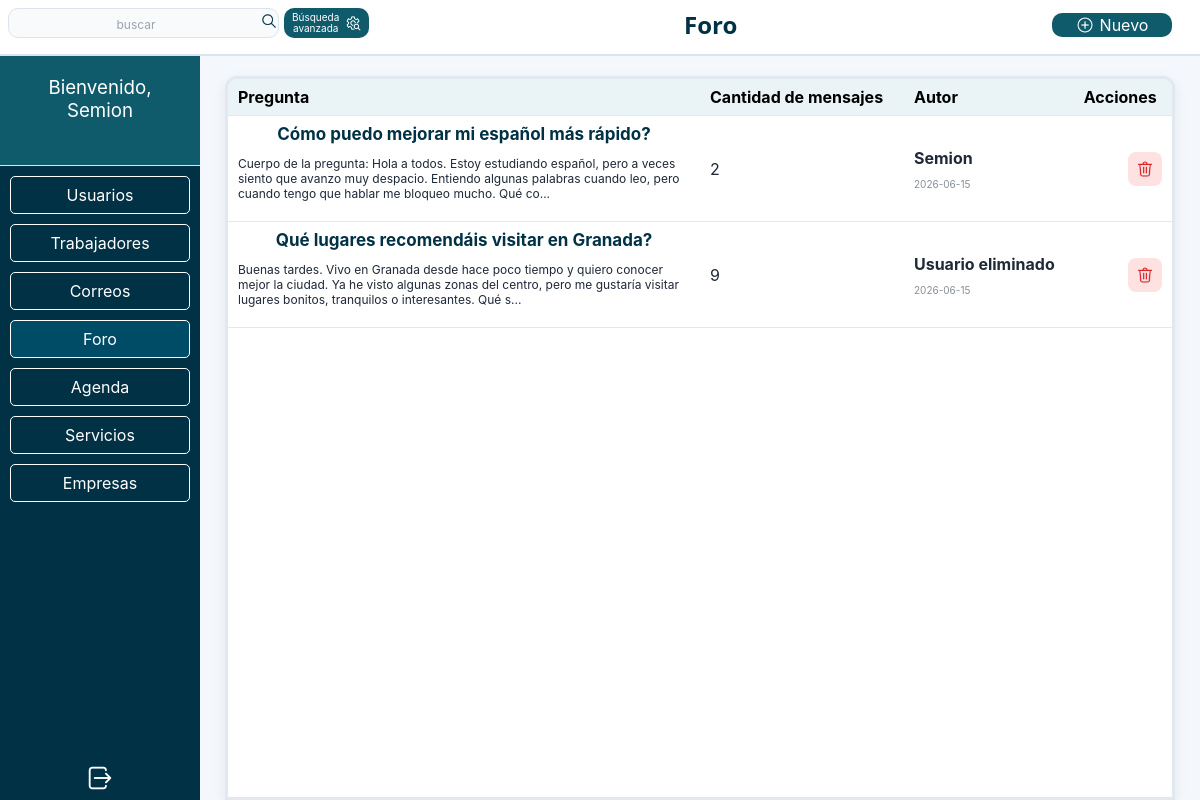
The page /foro/foro.php (signed in) on the database its author committed.
### tables this page shows
CREATE TABLE `preguntas` (
  `id_pregunta` int(11) NOT NULL,
  `id_usuario` int(11) DEFAULT NULL,
  `titulo` varchar(255) NOT NULL,
  `pregunta` text NOT NULL,
  `fecha` date NOT NULL
);

CREATE TABLE `usuarios` (
  `id_usuario` int(11) NOT NULL,
  `nombre` varchar(50) NOT NULL,
  `user` varchar(30) NOT NULL,
  `password` varchar(30) NOT NULL
);

### foro/foro_tabla.php (the view)
<div class="main_table">
  <table class="foro_table">
    <tr>
      <th>Pregunta</th>
      <th>Cantidad de mensajes</th>
      <th>Autor</th>
      <th>Acciones</th>
    </tr>
    <?php
  while ($fila = $res->fetch()) { ?>
    <tr data-id= <?= $fila['id_pregunta'] ?>>
      <td class="foro_titulo_pregunta">
        <form action="" method="post" class="mostrar_mas_pregunta">
          <button type="submit" name="mostrar_mas" value="<?=$fila['id_pregunta'] ?>"><span class="foro_titulo"><?= $fila['titulo']?></span></button>
        </form>
        <p class="foro_pregunta"><?= $fila['pregunta_corto'] ?></p>
      </td>
      <td><?= $fila['cantidad_respuestas'] ?></td>
      <td>
        <div class="foro_autor_fecha">
          <span class="foro_autor"><?= $fila['autor'] ?? 'Usuario eliminado'?></span>
          <span class="foro_fecha"><?= $fila['fecha'] ?></span>
        </div>
      </td>
      <td>
        <div>
          <form action="foro.php" method="post" class="worker-actions">
            <button type="submit" name="borrar" value="<?= $fila['id_pregunta'] ?>" class="buttons_icons button_borrar">
              <img src="../img/borrar.png" alt="Borrar" class="icon">
            </button>
          </form>
        </div>
    </td>
    </tr>
      <?php
  }
  ?>
    </table>
  </div>

### estilos.css (style rules this page uses)
* { box-sizing: border-box; }
html, body { height: 100%; margin: 0; }
body { min-height: 100vh; font-family: Inter, Arial, sans-serif; background: #F4F7FB; display: flex; flex-direction: column; overflow:hidden; display: flex; flex-direction: column; }
input[type="text"], input[type="file"], button, select, textarea { border: none; all: unset; cursor: pointer; }
.main_table, .seguimientos { width: 100%; height: 100%; border: 3px solid #E2E8F0; border-radius: 12px 12px 0 0 ; box-shadow: 0 4px 14px rgba(0, 49, 69, 0.07); background-color: #fff; overflow: hidden; }
.main_table table ,.seguimientos table { width: 100%; border-radius: 12px; border: none; border-collapse: collapse; }
.main_table tr ,.seguimientos tr { border-bottom: 1px solid #E2E8F0; }
.main_table td, .main_table th,.seguimientos td, .seguimientos th { text-align: start; padding: 8px 10px; }
.main_table table th, .seguimientos th { background-color: #EAF3F6; }
.main_table td ,.seguimientos td { background-color: #fff; border: none; color: #1F2937; word-break: break-word; overflow-wrap: break-word; }
.main_table td:last-child div { display: flex; gap: 10px; height: 100%; justify-content: flex-end; }
.main_table form { background-color: #fff; text-align: center; }
.worker-actions { display: flex; gap: 10px; }
.buttons_icons { width: 34px; height: 34px; border-radius: 8px; }
.button_borrar { background-color: #FEE2E2; display: flex; align-items: center; justify-content: center; }
.icon { width: 18px; height: 18px; }
.foro_table tr td:first-child, .foro_table tr th:first-child { width: 50%; }
.foro_table td:last-child div { justify-content: flex-end; }
.foro_table td:last-child form { justify-content: center; }
.foro_table td { text-align: start; }
.foro_titulo { margin-bottom: 8px; font-size: 17px; font-weight: 700; color: #003145; }
.foro_pregunta { font-size: 12px; text-align: start; }
.foro_autor_fecha { display: flex; flex-direction: column; gap: 10px; }
.foro_autor { font-weight: bold; }
.foro_fecha { color: #878e98; font-size: 10px; }

### rows shown on the page
preguntas: $fila['id_pregunta'] 16 (drawn), titulo "Cómo puedo mejorar mi español más rápido?", pregunta_corto "Cuerpo de la pregunta: Hola a todos. Estoy estudiando español, pero a veces siento que avanzo muy despacio. Entiendo algunas palabras cuando leo, pero cuando tengo que hablar me bloqueo mucho. Qué co...", cantidad_respuestas "2", id_usuario.nombre "Semion", fecha "2026-06-15"
preguntas: $fila['id_pregunta'] 17 (drawn), titulo "Qué lugares recomendáis visitar en Granada?", pregunta_corto "Buenas tardes. Vivo en Granada desde hace poco tiempo y quiero conocer mejor la ciudad. Ya he visto algunas zonas del centro, pero me gustaría visitar lugares bonitos, tranquilos o interesantes. Qué s...", cantidad_respuestas "9", autor "Usuario eliminado", fecha "2026-06-15"

### other values the page prints
$titulo_pagina "Foro"
$nombre "Semion"
